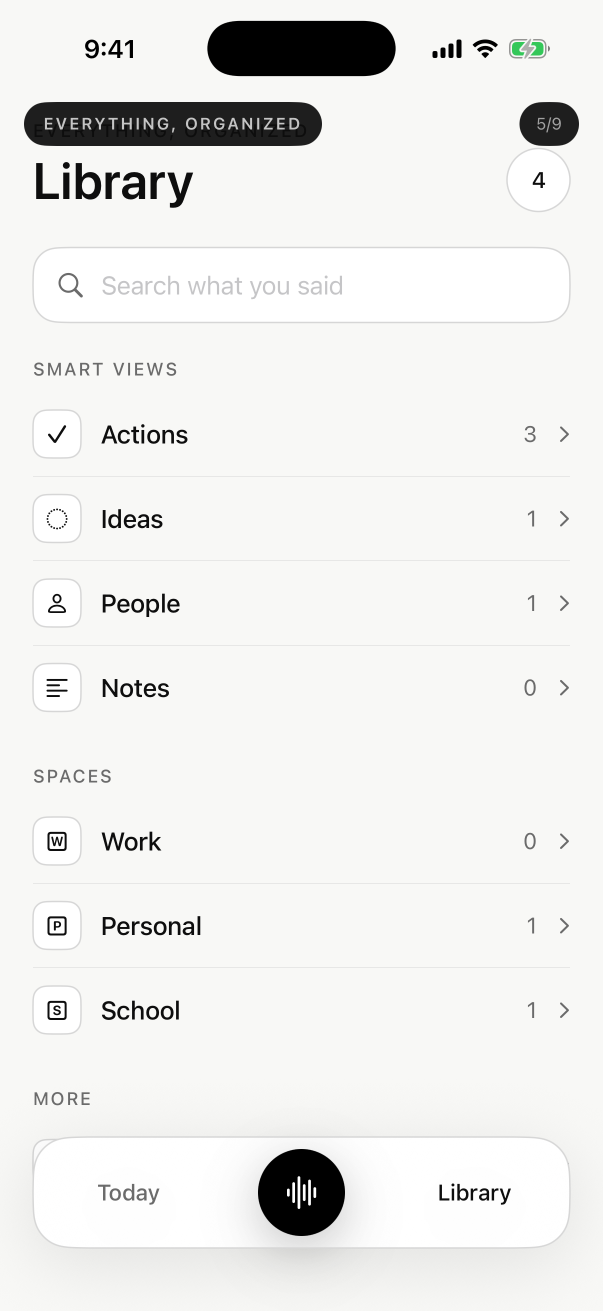
#> input picture Demo/demo-check.png, 1206 x 2622 px, given as the content of the folder Demo/delivery-frames, which was not available (shown at 1/2 size)
$ python create_contact_sheet.py
#> lines starting #> are read from the running program, lines starting #| are printed output that depends on the picture; pictures that were not available may be replaced by others from this repository, and a replacement may not be noted
from pathlib import Path

from PIL import Image, ImageDraw, ImageFont, ImageOps


frames = sorted(Path("Demo/delivery-frames").glob("*.png"))
columns = 3
rows = 4
tile_width = 280
tile_height = 609
label_height = 32
gutter = 14

sheet = Image.new(
    "RGB",
    (
        columns * tile_width + (columns + 1) * gutter,
        rows * (tile_height + label_height) + (rows + 1) * gutter,
    ),
    "#e8e8e8",
)
#> sheet: PIL image 896x2634 RGB; every value is 232
draw = ImageDraw.Draw(sheet)
font = ImageFont.load_default(size=16)

for index, frame_path in enumerate(frames):
    row, column = divmod(index, columns)
    x = gutter + column * (tile_width + gutter)
    y = gutter + row * (tile_height + label_height + gutter)
    with Image.open(frame_path) as image:
#> image is the input picture: PIL image 1206x2622 RGBA; mean R, G, B, A 236.3, 236.3, 234.7, 255
        thumbnail = ImageOps.fit(image.convert("RGB"), (tile_width, tile_height))
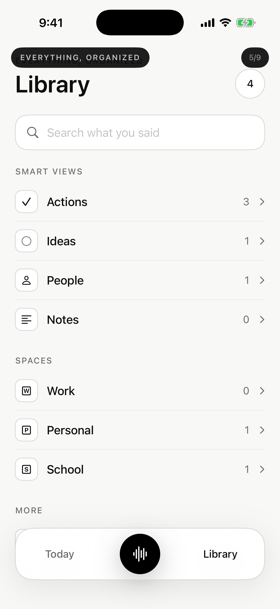
#> thumbnail: PIL image 280x609 RGB; mean R, G, B 236.3, 236.3, 234.7
        sheet.paste(thumbnail, (x, y))
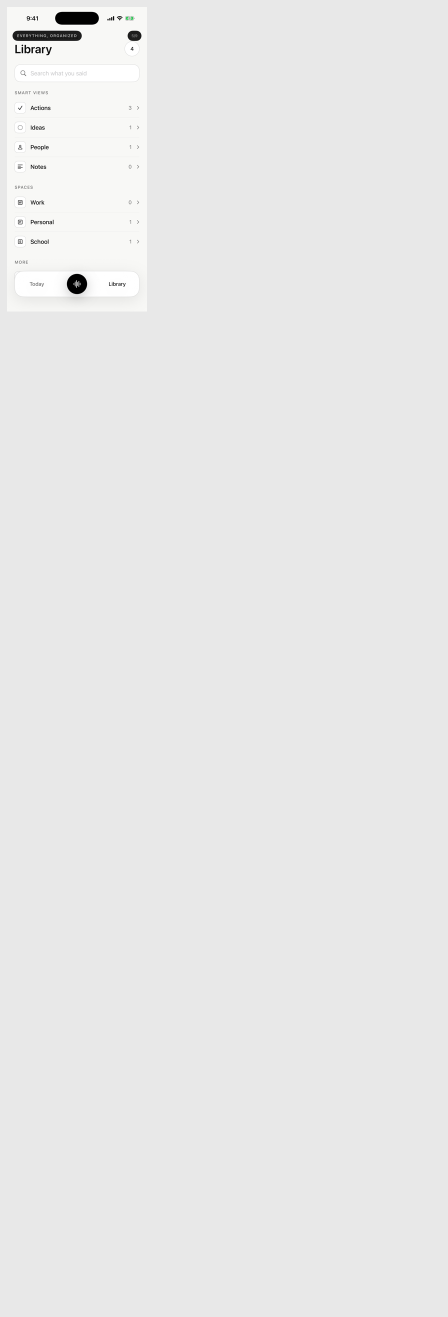
#> sheet: PIL image 896x2634 RGB (shown at 1/2 size); mean R, G, B 232.3, 232.3, 232.2
    draw.text((x + 7, y + tile_height + 7), frame_path.stem, fill="#111111", font=font)

sheet.save("Demo/demo-contact-sheet.png", quality=95)

$ run again, on Demo/demo-island-deterministic.png
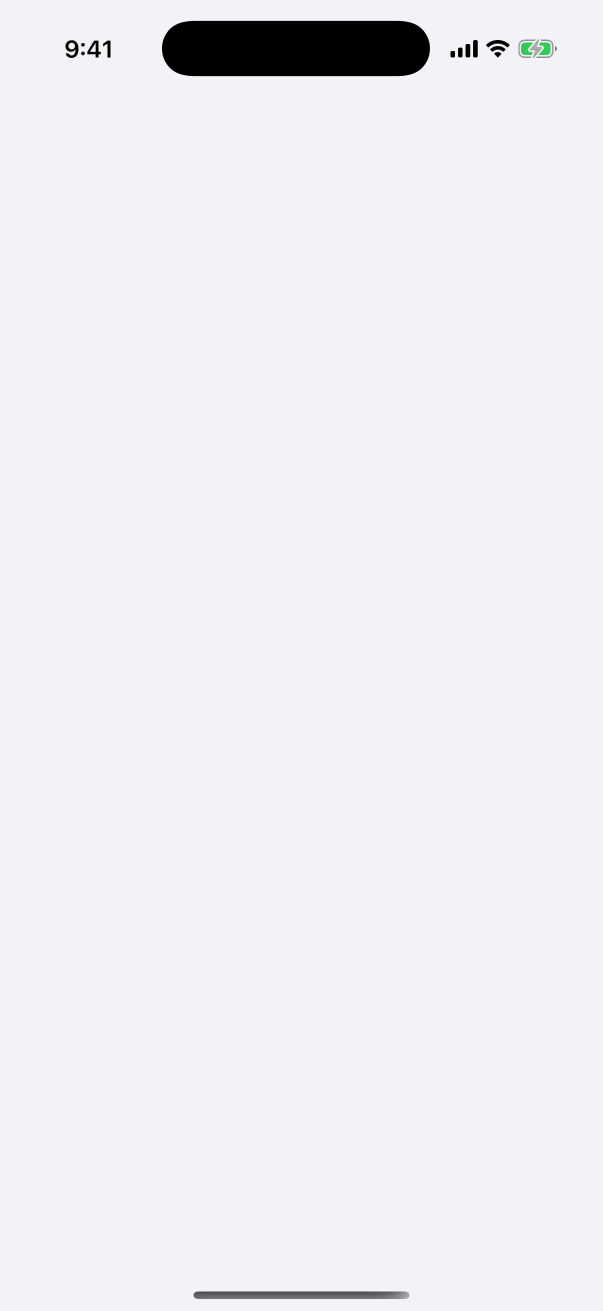
#> input picture Demo/demo-island-deterministic.png, 1206 x 2622 px, given as the content of the folder Demo/delivery-frames, which was not available (shown at 1/2 size)
#> image is the input picture: PIL image 1206x2622 RGBA; mean R, G, B, A 237.1, 237.1, 242, 255
#> `thumbnail = ImageOps.fit(image.convert("RGB"), (tile_width, tile_heigh..`:
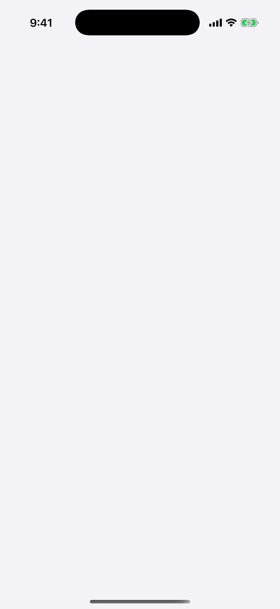
#> thumbnail: PIL image 280x609 RGB; mean R, G, B 237.1, 237.2, 242
#> `sheet.paste(thumbnail, (x, y))`:
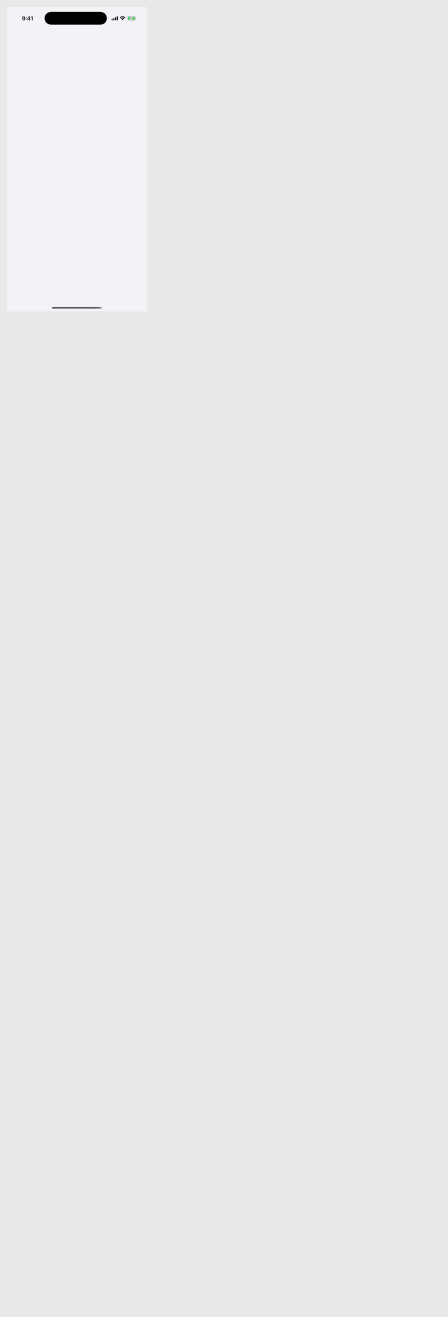
#> sheet: PIL image 896x2634 RGB (shown at 1/2 size); mean R, G, B 232.4, 232.4, 232.7
